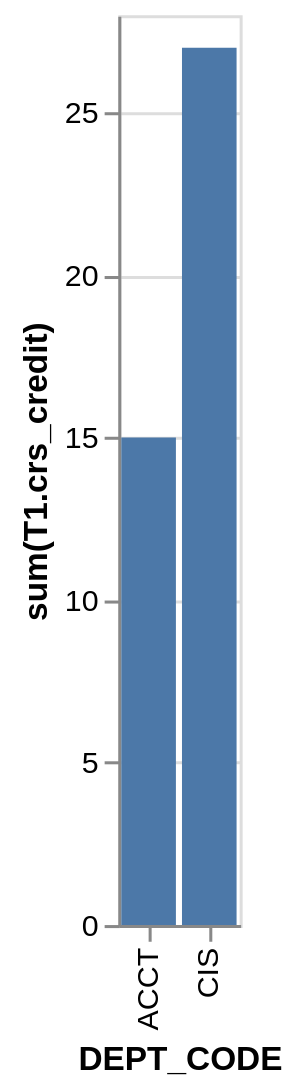

The specification (Vega-Lite) saved for this image:
### Vega-Lite specification from a JSON file in a GitHub repository (floating-point values rounded to 4 significant figures)
{"data": {"values": [{"x_data": "ACCT", "y_data": 15}, {"x_data": "CIS", "y_data": 27}]}, "mark": "bar", "encoding": {"x": {"field": "x_data", "type": "nominal", "title": "DEPT_CODE", "sort": "ascending"}, "y": {"field": "y_data", "type": "quantitative", "title": "sum(T1.crs_credit)"}}}
